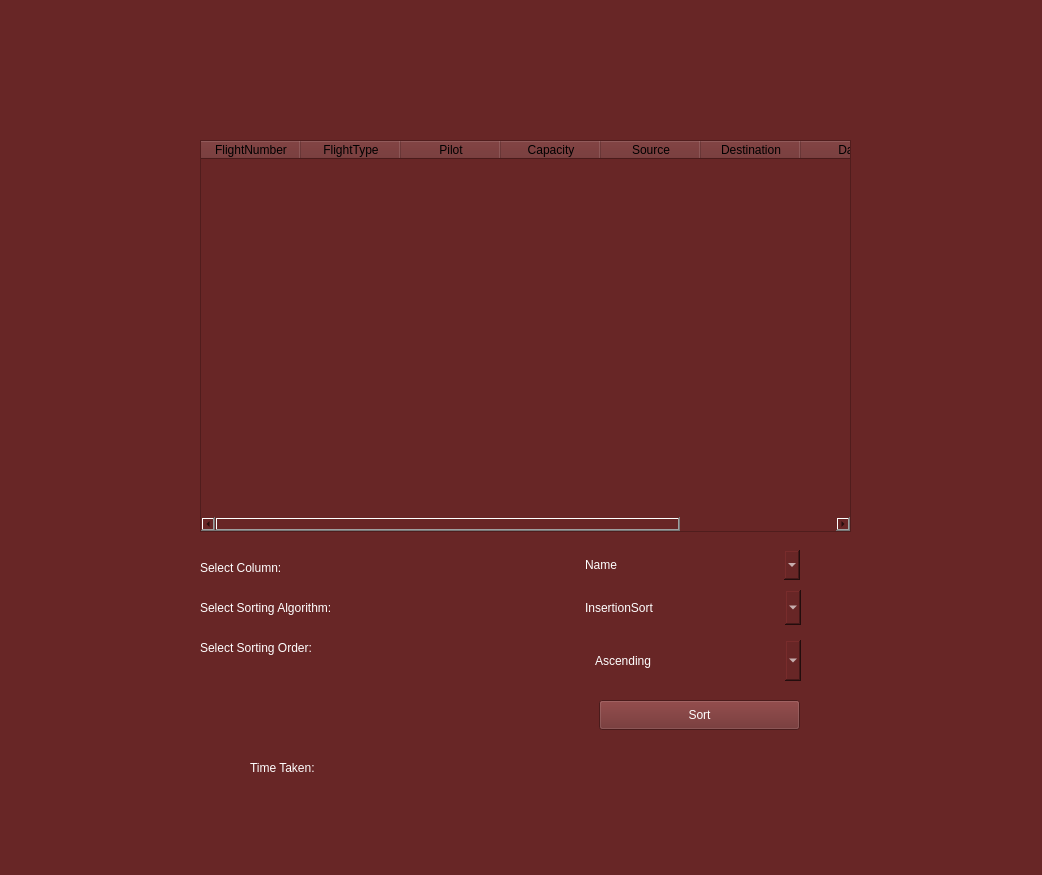
<?xml version="1.0" encoding="UTF-8"?>
<ui version="4.0">
 <class>Form</class>
 <widget class="QWidget" name="Form">
  <property name="geometry">
   <rect>
    <x>0</x>
    <y>0</y>
    <width>1042</width>
    <height>875</height>
   </rect>
  </property>
  <property name="windowTitle">
   <string>Form</string>
  </property>
  <property name="styleSheet">
   <string notr="true">background-color: rgb(104, 38, 38);</string>
  </property>
  <widget class="QTableWidget" name="tableWidget">
   <property name="geometry">
    <rect>
     <x>200</x>
     <y>140</y>
     <width>651</width>
     <height>392</height>
    </rect>
   </property>
   <property name="styleSheet">
    <string notr="true">color: rgb(0, 0, 0);
background-color: rgb(104, 38, 38);</string>
   </property>
   <column>
    <property name="text">
     <string>FlightNumber</string>
    </property>
   </column>
   <column>
    <property name="text">
     <string>FlightType</string>
    </property>
   </column>
   <column>
    <property name="text">
     <string>Pilot</string>
    </property>
   </column>
   <column>
    <property name="text">
     <string>Capacity</string>
    </property>
   </column>
   <column>
    <property name="text">
     <string>Source</string>
    </property>
   </column>
   <column>
    <property name="text">
     <string>Destination</string>
    </property>
   </column>
   <column>
    <property name="text">
     <string>Date</string>
    </property>
   </column>
   <column>
    <property name="text">
     <string>Time</string>
    </property>
   </column>
  </widget>
  <widget class="QLabel" name="timeLable">
   <property name="geometry">
    <rect>
     <x>480</x>
     <y>750</y>
     <width>220</width>
     <height>35</height>
    </rect>
   </property>
   <property name="styleSheet">
    <string notr="true">color: rgb(255, 255, 255);
font: 16pt &quot;MS Shell Dlg 2&quot;;
</string>
   </property>
   <property name="text">
    <string/>
   </property>
  </widget>
  <widget class="QComboBox" name="sortingMenu">
   <property name="geometry">
    <rect>
     <x>580</x>
     <y>590</y>
     <width>221</width>
     <height>35</height>
    </rect>
   </property>
   <property name="styleSheet">
    <string notr="true">color: rgb(255, 255, 255);
font: 16pt &quot;Mongolian Baiti&quot;;
border-radius: 5px;


</string>
   </property>
   <item>
    <property name="text">
     <string>InsertionSort</string>
    </property>
   </item>
   <item>
    <property name="text">
     <string>IndexSort</string>
    </property>
   </item>
   <item>
    <property name="text">
     <string>PancakeSort</string>
    </property>
   </item>
   <item>
    <property name="text">
     <string>SelectionSort</string>
    </property>
   </item>
   <item>
    <property name="text">
     <string>BubbleSort</string>
    </property>
   </item>
   <item>
    <property name="text">
     <string>MergeSort</string>
    </property>
   </item>
   <item>
    <property name="text">
     <string>QuickSort</string>
    </property>
   </item>
   <item>
    <property name="text">
     <string>HeapSort</string>
    </property>
   </item>
   <item>
    <property name="text">
     <string>CountingSort</string>
    </property>
   </item>
   <item>
    <property name="text">
     <string>RadixSort</string>
    </property>
   </item>
   <item>
    <property name="text">
     <string>BucketSort</string>
    </property>
   </item>
   <item>
    <property name="text">
     <string>CombSort</string>
    </property>
   </item>
   <item>
    <property name="text">
     <string>ShellSort</string>
    </property>
   </item>
   <item>
    <property name="text">
     <string>CockailSort</string>
    </property>
   </item>
  </widget>
  <widget class="QPushButton" name="sortButton">
   <property name="geometry">
    <rect>
     <x>599</x>
     <y>700</y>
     <width>201</width>
     <height>30</height>
    </rect>
   </property>
   <property name="styleSheet">
    <string notr="true">color: rgb(255, 255, 255);
font: 16pt &quot;MS Shell Dlg 2&quot;;</string>
   </property>
   <property name="text">
    <string>Sort</string>
   </property>
  </widget>
  <widget class="QLabel" name="label_4">
   <property name="geometry">
    <rect>
     <x>200</x>
     <y>550</y>
     <width>351</width>
     <height>35</height>
    </rect>
   </property>
   <property name="styleSheet">
    <string notr="true">color: rgb(255, 255, 255);
font: 16pt &quot;MS Shell Dlg 2&quot;;</string>
   </property>
   <property name="text">
    <string>Select Column:</string>
   </property>
  </widget>
  <widget class="QComboBox" name="columnBox">
   <property name="geometry">
    <rect>
     <x>580</x>
     <y>550</y>
     <width>220</width>
     <height>30</height>
    </rect>
   </property>
   <property name="styleSheet">
    <string notr="true">color: rgb(255, 255, 255);
font: 16pt &quot;Mongolian Baiti&quot;;
border-radius: 5px;


</string>
   </property>
   <item>
    <property name="text">
     <string>Name</string>
    </property>
   </item>
   <item>
    <property name="text">
     <string>Email</string>
    </property>
   </item>
   <item>
    <property name="text">
     <string>PhoneNumber</string>
    </property>
   </item>
   <item>
    <property name="text">
     <string>Date</string>
    </property>
   </item>
   <item>
    <property name="text">
     <string>Time</string>
    </property>
   </item>
   <item>
    <property name="text">
     <string>SourceCountry</string>
    </property>
   </item>
   <item>
    <property name="text">
     <string>Destination</string>
    </property>
   </item>
   <item>
    <property name="text">
     <string>Price</string>
    </property>
   </item>
  </widget>
  <widget class="QComboBox" name="sortingType">
   <property name="geometry">
    <rect>
     <x>590</x>
     <y>640</y>
     <width>211</width>
     <height>41</height>
    </rect>
   </property>
   <property name="styleSheet">
    <string notr="true">color: rgb(255, 255, 255);
font: 16pt &quot;Mongolian Baiti&quot;;
border-radius: 5px;


</string>
   </property>
   <item>
    <property name="text">
     <string>Ascending</string>
    </property>
   </item>
   <item>
    <property name="text">
     <string>Descending</string>
    </property>
   </item>
  </widget>
  <widget class="QLabel" name="label_5">
   <property name="geometry">
    <rect>
     <x>200</x>
     <y>590</y>
     <width>351</width>
     <height>35</height>
    </rect>
   </property>
   <property name="styleSheet">
    <string notr="true">color: rgb(255, 255, 255);
font: 16pt &quot;MS Shell Dlg 2&quot;;</string>
   </property>
   <property name="text">
    <string>Select Sorting Algorithm:</string>
   </property>
  </widget>
  <widget class="QLabel" name="label_6">
   <property name="geometry">
    <rect>
     <x>200</x>
     <y>630</y>
     <width>351</width>
     <height>35</height>
    </rect>
   </property>
   <property name="styleSheet">
    <string notr="true">color: rgb(255, 255, 255);
font: 16pt &quot;MS Shell Dlg 2&quot;;
</string>
   </property>
   <property name="text">
    <string>Select Sorting Order:</string>
   </property>
  </widget>
  <widget class="QLabel" name="label_7">
   <property name="geometry">
    <rect>
     <x>250</x>
     <y>750</y>
     <width>221</width>
     <height>35</height>
    </rect>
   </property>
   <property name="styleSheet">
    <string notr="true">color: rgb(255, 255, 255);
font: 16pt &quot;MS Shell Dlg 2&quot;;</string>
   </property>
   <property name="text">
    <string>Time Taken:</string>
   </property>
  </widget>
 </widget>
 <resources/>
 <connections/>
</ui>
